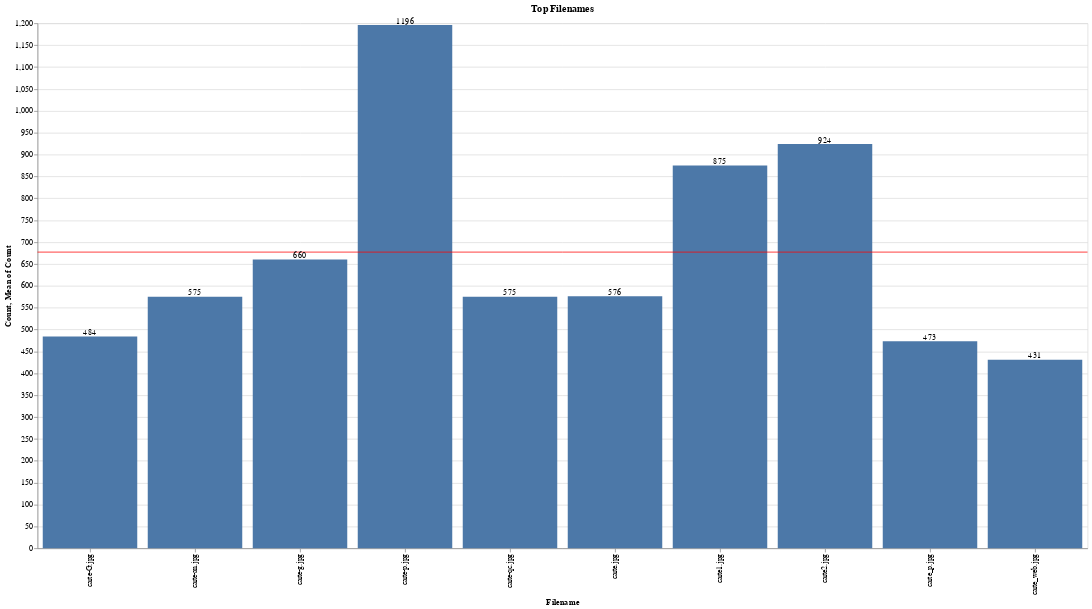

Notebook code cell kept with this figure:
### Code cell
top_filenames_altair = images['filename'].value_counts().head(10).rename_axis('Filename').reset_index(name='Count')

filenames_bar = alt.Chart(top_filenames_altair).mark_bar().encode(
    x='Filename:O',
    y='Count:Q'
)

filenames_rule = alt.Chart(top_filenames_altair).mark_rule(color='red').encode(
    y='mean(Count):Q'
)


filenames_text = filenames_bar.mark_text(
    align='center',
    baseline='bottom'
).encode(
    text='Count:Q'
)

(filenames_bar + filenames_rule + filenames_text).properties(width=1400, height=700, title='Top Filenames')

### Figure 1 — Vega-Lite specification as saved in the notebook (floating-point values rounded to 4 significant figures)
{"config": {"view": {"continuousWidth": 400, "continuousHeight": 300}}, "layer": [{"mark": "bar", "encoding": {"x": {"type": "ordinal", "field": "Filename"}, "y": {"type": "quantitative", "field": "Count"}}}, {"mark": {"type": "rule", "color": "red"}, "encoding": {"y": {"type": "quantitative", "aggregate": "mean", "field": "Count"}}}, {"mark": {"type": "text", "align": "center", "baseline": "bottom"}, "encoding": {"text": {"type": "quantitative", "field": "Count"}, "x": {"type": "ordinal", "field": "Filename"}, "y": {"type": "quantitative", "field": "Count"}}}], "data": {"name": "data-792faf9cebf78477da1fa1201150b6ed"}, "height": 700, "title": "Top Filenames", "width": 1400, "$schema": "https://vega.github.io/schema/vega-lite/v4.0.2.json", "datasets": {"data-792faf9cebf78477da1fa1201150b6ed": [{"Filename": "carte-p.jpg", "Count": 1196}, {"Filename": "carte2.jpg", "Count": 924}, {"Filename": "carte1.jpg", "Count": 875}, {"Filename": "carte-g.jpg", "Count": 660}, {"Filename": "carte.jpg", "Count": 576}, {"Filename": "carte-an.jpg", "Count": 575}, {"Filename": "carte-qc.jpg", "Count": 575}, {"Filename": "carte-G.jpg", "Count": 484}, {"Filename": "carte_p.jpg", "Count": 473}, {"Filename": "carte_web.jpg", "Count": 431}]}}
